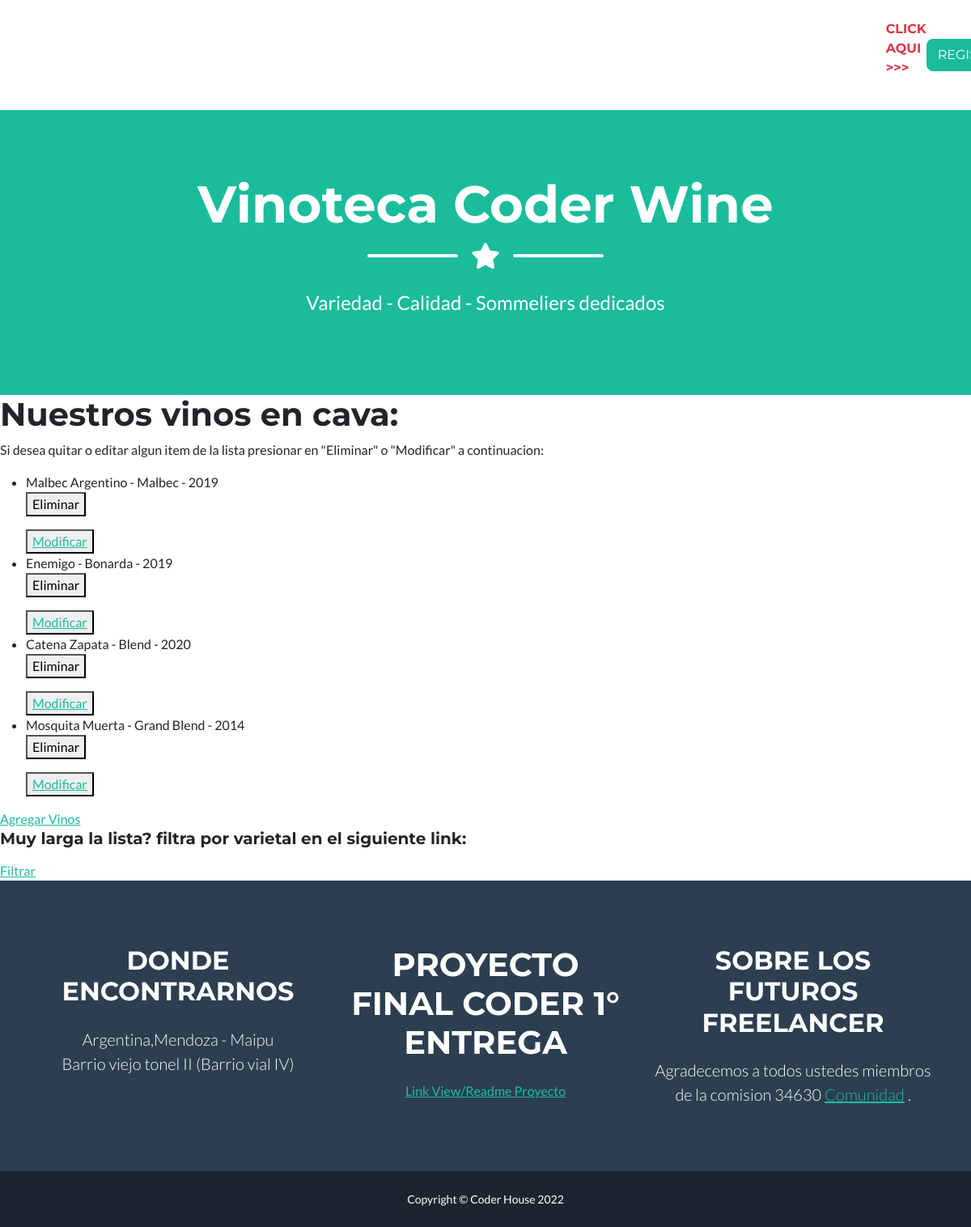
Page /app-coder/listaVinos/ on the earlier database version.
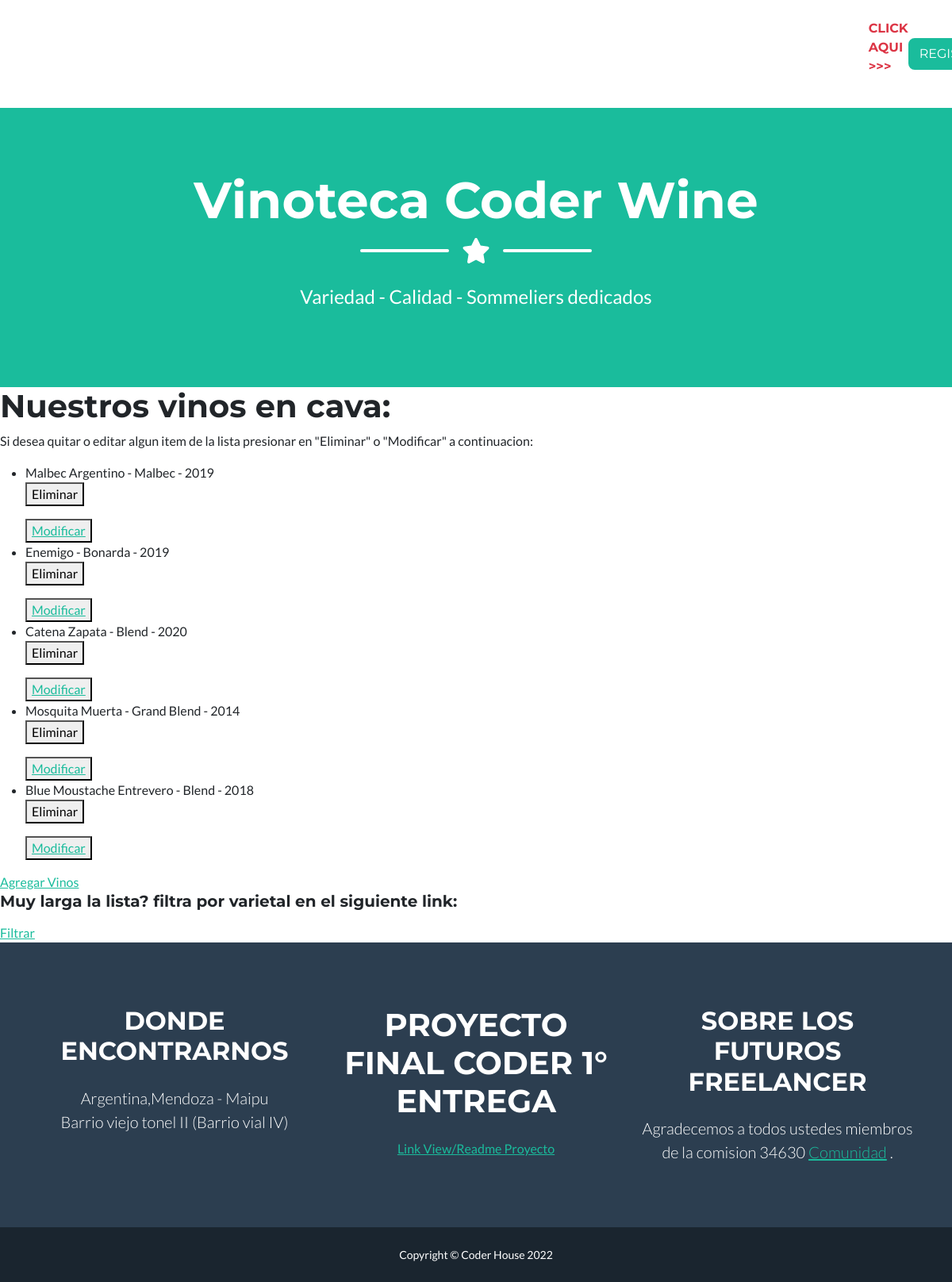
Same page on the later database version.
### AppCoder/models.py (models this page shows, shortened)
class Vino(models.Model):
    nombre = models.CharField(max_length=50)
    varietal = models.CharField(max_length=50)
    añada = models.IntegerField()

### AppCoder/views.py (the view)
# urls.py: path('listaVinos/', listaVinos , name="ListaVinos"),
def listaVinos(request):
    vinoss = Vino.objects.all()
    return render(request, "listaVinos.html", {"listaVinos": vinoss})

### AppCoder/templates/listaVinos.html (shortened to what this page needs)
{% extends 'padre.html' %}
{% load static %}
{% block contenidoQueCambia %}
    <h1>Nuestros vinos en cava: </h1>
    <p>Si desea quitar o editar algun item de la lista presionar en "Eliminar" o "Modificar" a continuacion: </p>
    <ul>
        {% for vino in listaVinos  %}
        <li>{{vino.nombre}} - {{vino.varietal}} - {{vino.añada}}</li>
        <div>
            <form action= "{% url 'EliminarVinos' vino.id %}" method="POST">{% csrf_token %}
                <button type="submit">Eliminar</button>
            </form>
            <button>
                <a href="{% url 'EditarVinos' vino.id %}">Modificar</a>
            </button>
        </div>
        {% endfor %}
    </ul>
    <a href="{% url 'Vinos' %}">Agregar Vinos</a>
    <h5> Muy larga la lista? filtra por varietal en el siguiente link:</h5>
    <a href="{% url 'BusquedaVarietal' %}">Filtrar</a>
{% endblock contenidoQueCambia %}

Differences in the rows shown:
added Vino: nombre "Blue Moustache Entrevero", varietal "Blend", añada "2018"
